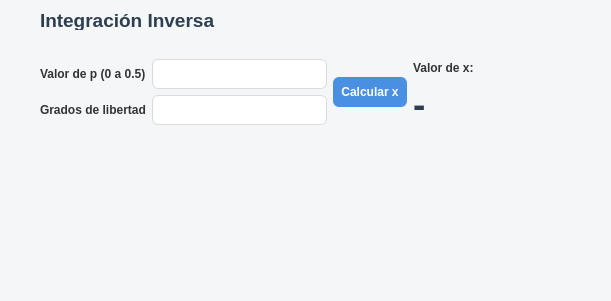
<?xml version="1.0" encoding="UTF-8"?>
<ui version="4.0">
 <class>Dialog</class>
 <widget class="QDialog" name="Dialog">
  <property name="geometry">
   <rect>
    <x>0</x>
    <y>0</y>
    <width>611</width>
    <height>301</height>
   </rect>
  </property>
  <property name="windowTitle">
   <string>Ejercicio 3 - Integración Inversa</string>
  </property>
  <property name="styleSheet">
   <string notr="true">QDialog {
    background-color: #F4F6F8;
    font-family: &quot;Segoe UI&quot;;
    font-size: 10pt;
}
QLabel {
    color: #333333;
    font-weight: 500;
}
QLabel#label_titulo {
    font-size: 14pt;
    font-weight: bold;
    color: #2C3E50;
}
QLabel#label_resultado {
    font-size: 28pt;
    font-weight: bold;
    color: #2C3E50;
}
QLineEdit {
    background-color: #FFFFFF;
    border: 1px solid #DADADA;
    border-radius: 6px;
    padding: 6px;
}
QPushButton {
    background-color: #4A90E2;
    color: white;
    border-radius: 6px;
    padding: 8px;
    font-weight: bold;
}
QPushButton:hover {
    background-color: #357ABD;
}</string>
  </property>
  <widget class="QLabel" name="label_titulo">
   <property name="geometry">
    <rect>
     <x>40</x>
     <y>10</y>
     <width>251</width>
     <height>20</height>
    </rect>
   </property>
   <property name="text">
    <string>Integración Inversa</string>
   </property>
  </widget>
  <widget class="QWidget" name="">
   <property name="geometry">
    <rect>
     <x>40</x>
     <y>50</y>
     <width>434</width>
     <height>84</height>
    </rect>
   </property>
   <layout class="QGridLayout" name="gridLayout">
    <item row="0" column="0">
     <layout class="QVBoxLayout" name="verticalLayout_2">
      <item>
       <layout class="QHBoxLayout" name="horizontalLayout">
        <item>
         <widget class="QLabel" name="label_p">
          <property name="text">
           <string>Valor de p (0 a 0.5)</string>
          </property>
         </widget>
        </item>
        <item>
         <widget class="QLineEdit" name="edit_p"/>
        </item>
       </layout>
      </item>
      <item>
       <layout class="QHBoxLayout" name="horizontalLayout_2">
        <item>
         <widget class="QLabel" name="label_dof">
          <property name="text">
           <string>Grados de libertad</string>
          </property>
         </widget>
        </item>
        <item>
         <widget class="QLineEdit" name="edit_dof"/>
        </item>
       </layout>
      </item>
     </layout>
    </item>
    <item row="0" column="1">
     <widget class="QPushButton" name="boton_calcular">
      <property name="text">
       <string>Calcular x</string>
      </property>
     </widget>
    </item>
    <item row="0" column="2">
     <layout class="QVBoxLayout" name="verticalLayout">
      <item>
       <widget class="QLabel" name="label_texto_resultado">
        <property name="text">
         <string>Valor de x:</string>
        </property>
       </widget>
      </item>
      <item>
       <widget class="QLabel" name="label_resultado">
        <property name="text">
         <string>-</string>
        </property>
       </widget>
      </item>
     </layout>
    </item>
   </layout>
  </widget>
 </widget>
 <resources/>
 <connections/>
</ui>
